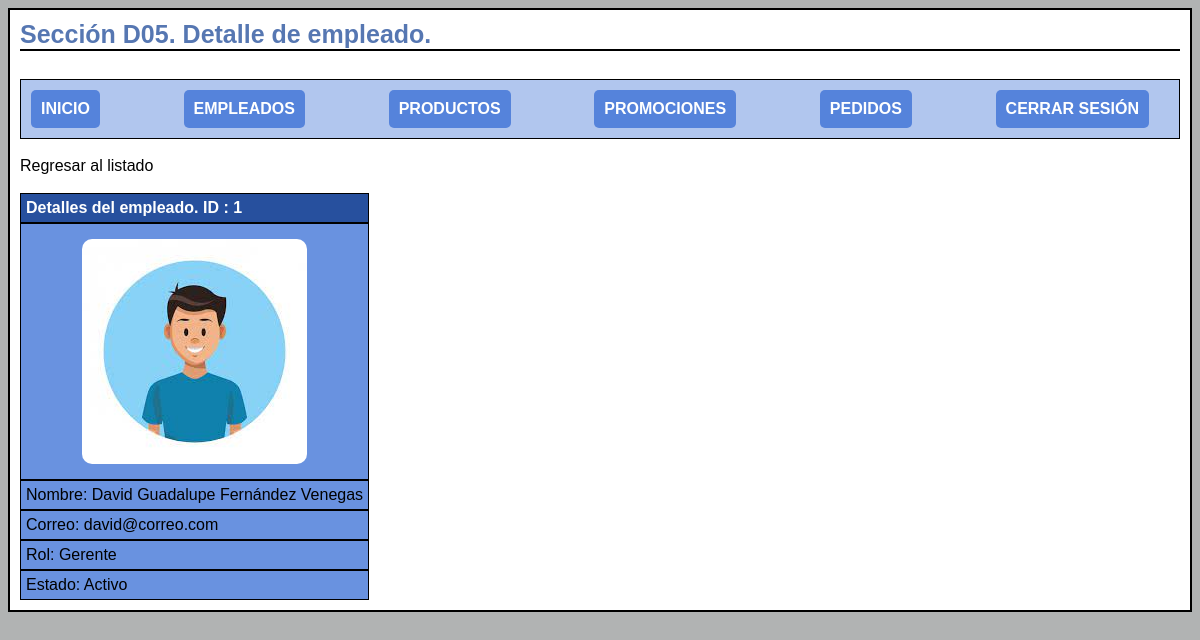
/administrador/empleados_detalle.php?id=1 (signed in), run on the app's committed database.
### tables this page shows
CREATE TABLE `empleados` (
  `id` int(11) NOT NULL,
  `nombre` varchar(128) NOT NULL,
  `apellidos` varchar(128) NOT NULL,
  `correo` varchar(128) NOT NULL,
  `pass` varchar(32) NOT NULL,
  `rol` int(1) NOT NULL,
  `archivo_nombre` varchar(255) NOT NULL,
  `archivo_file` varchar(128) NOT NULL,
  `status` int(1) NOT NULL DEFAULT 1,
  `eliminado` int(1) NOT NULL DEFAULT 0
);

### administrador/empleados_detalle.php (the view, shortened to what this page needs)
<?php
    $nombre = $_SESSION['nombre'];
?>
<?php
    $con = conecta();
    $id = $_REQUEST['id'];
    $sql = "SELECT * FROM empleados WHERE id = $id";
    $res = $con->query($sql);
    $num = $res->num_rows;
    $empleado_encnotrado = true;
    $roles = [
        "1" => "Gerente",
        "2" => "Ejecutivo"
    ];
    $estados = [
        "0" => "Inactivo",
        "1" => "Activo"
    ];
    if($num>0){
        $row = $res->fetch_assoc();
        $nombre = $row["nombre"];
        $apellidos = $row["apellidos"];
        $indice_rol = $row["rol"];
        $rol = $roles[$indice_rol];
        $correo = $row["correo"];
        $indice_status = $row["status"];
        $status = $estados[$indice_status];
        $foto = $row["archivo_file"];
    }else{
        $empleado_encnotrado = false;
    }
?>
<html>
<head>
    <link rel="stylesheet" href="../css/style.css?v=<?php echo time();?>">
</head>
<body>
    <div id='contenedor_principal'>
        <div class='titulo'>Sección D05. Detalle de empleado.</div>
        <?php
            include "menu.php";
        ?>
            <a href='empleados_lista.php'>Regresar al listado</a><br><br>
            <div class="fila encabezado"><div class="celda"> Detalles del empleado. ID : <?php echo $id;?></div></div>
            <?php if ($empleado_encnotrado): ?>
                <div class='fila'><div class='celda'><img <?php echo"src='archivos/$foto'"?> class="imagen"></div></div>
                <div class='fila'><div class='celda'>Nombre: <?php echo"$nombre $apellidos";?></div></div>
                <div class='fila'><div class='celda'>Correo: <?php echo"$correo";?></div></div>
                <div class='fila'><div class='celda'>Rol: <?php echo"$rol";?></div></div>
                <div class='fila'><div class='celda'>Estado: <?php echo"$status";?></div></div>
            <?php else: ?>
                <br><div id='mensaje' class='mensaje'>No existe empleado con el id proporcionado</div>
            <?php endif; ?>
        </div>
</body>
</html>

### css/style.css (style rules this page uses)
:root { --azul_principal: rgba(53, 109, 214, 0.74); --azul_fondo: rgba(150, 179, 233, 0.74); --azul_titilo: rgba(27, 71, 151, 0.74); }
a:link, a:visited { color: inherit; text-decoration: none; }
body { background-color: rgb(177, 179, 179); }
#contenedor_principal { border: 2px solid #000; background-color: #fff; font-family: 'Montserrat', sans-serif; margin-bottom: 20px; padding: 10px; height: auto; }
.titulo { font-weight: bold; font-size: 25px; margin-bottom: 10px; color: var(--azul_titilo); border-bottom: 2px solid #000; }
.fila { display: table-row; }
.encabezado { font-weight: bold; color: #fff; background-color: #000 }
.celda { display: table-cell; max-width: 25%; padding: 5px; border: 1px solid #000; background-color: var(--azul_principal); }
.imagen { display: block; max-width: 450px; padding: 10px; border-radius: 20px; margin: 0 auto; }

### data on the page
empleados: archivo_file (picture), nombre "David Guadalupe", apellidos "Fernández Venegas", correo "david@correo.com", rol "Gerente", status "Activo"

### other printed values
$id "1"
